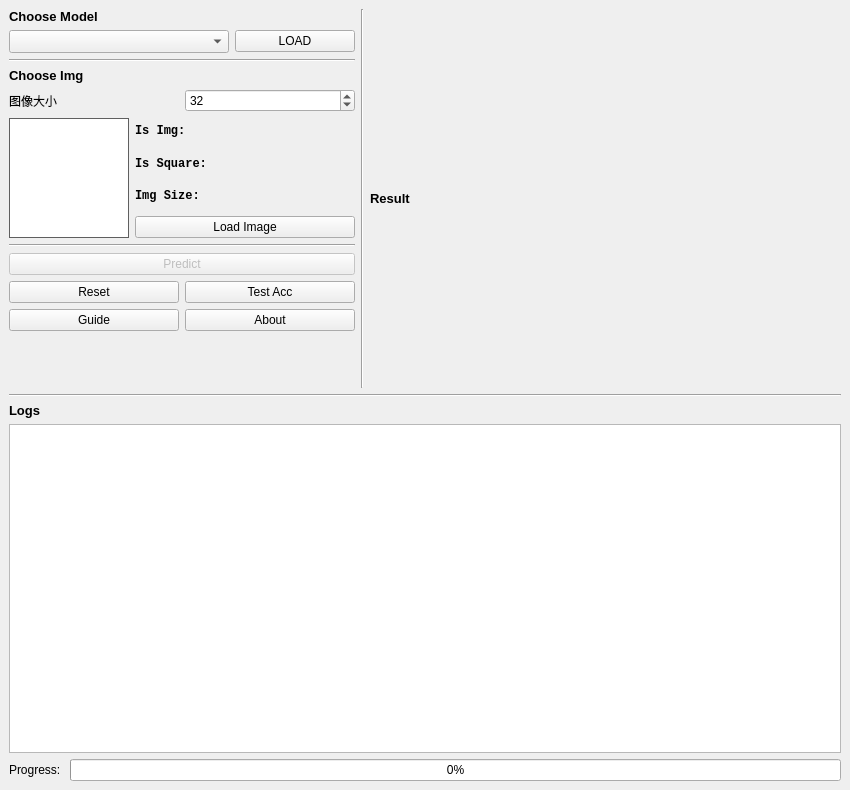
<?xml version="1.0" encoding="UTF-8"?>
<ui version="4.0">
 <author>Liuyanyi</author>
 <class>MainWindow</class>
 <widget class="QMainWindow" name="MainWindow">
  <property name="geometry">
   <rect>
    <x>0</x>
    <y>0</y>
    <width>850</width>
    <height>790</height>
   </rect>
  </property>
  <property name="sizePolicy">
   <sizepolicy hsizetype="Preferred" vsizetype="Preferred">
    <horstretch>0</horstretch>
    <verstretch>0</verstretch>
   </sizepolicy>
  </property>
  <property name="minimumSize">
   <size>
    <width>850</width>
    <height>750</height>
   </size>
  </property>
  <property name="acceptDrops">
   <bool>false</bool>
  </property>
  <property name="windowTitle">
   <string>CIFAR-10 PREDICT</string>
  </property>
  <property name="windowIcon">
   <iconset resource="res.qrc">
    <normaloff>:/ico/app.ico</normaloff>:/ico/app.ico</iconset>
  </property>
  <widget class="QWidget" name="centralwidget">
   <layout class="QGridLayout" name="gridLayout">
    <item row="0" column="2">
     <layout class="QVBoxLayout" name="result_Layout">
      <item>
       <widget class="QLabel" name="rs_label">
        <property name="sizePolicy">
         <sizepolicy hsizetype="Preferred" vsizetype="Maximum">
          <horstretch>0</horstretch>
          <verstretch>0</verstretch>
         </sizepolicy>
        </property>
        <property name="font">
         <font>
          <family>Microsoft YaHei UI</family>
          <pointsize>10</pointsize>
          <weight>75</weight>
          <bold>true</bold>
         </font>
        </property>
        <property name="acceptDrops">
         <bool>true</bool>
        </property>
        <property name="text">
         <string>Result</string>
        </property>
       </widget>
      </item>
      <item>
       <spacer name="horizontalSpacer">
        <property name="orientation">
         <enum>Qt::Horizontal</enum>
        </property>
        <property name="sizeHint" stdset="0">
         <size>
          <width>40</width>
          <height>0</height>
         </size>
        </property>
       </spacer>
      </item>
     </layout>
    </item>
    <item row="0" column="1">
     <widget class="Line" name="line">
      <property name="orientation">
       <enum>Qt::Vertical</enum>
      </property>
     </widget>
    </item>
    <item row="1" column="0" colspan="3">
     <widget class="Line" name="line_4">
      <property name="orientation">
       <enum>Qt::Horizontal</enum>
      </property>
     </widget>
    </item>
    <item row="0" column="0">
     <layout class="QVBoxLayout" name="LeftBox">
      <property name="leftMargin">
       <number>0</number>
      </property>
      <item>
       <widget class="QLabel" name="cm_label">
        <property name="sizePolicy">
         <sizepolicy hsizetype="Preferred" vsizetype="Maximum">
          <horstretch>0</horstretch>
          <verstretch>0</verstretch>
         </sizepolicy>
        </property>
        <property name="font">
         <font>
          <family>Microsoft YaHei UI</family>
          <pointsize>10</pointsize>
          <weight>75</weight>
          <bold>true</bold>
         </font>
        </property>
        <property name="text">
         <string>Choose Model</string>
        </property>
       </widget>
      </item>
      <item>
       <layout class="QHBoxLayout" name="model_Layout">
        <item>
         <widget class="QComboBox" name="list_Box">
          <property name="sizePolicy">
           <sizepolicy hsizetype="Minimum" vsizetype="Maximum">
            <horstretch>0</horstretch>
            <verstretch>0</verstretch>
           </sizepolicy>
          </property>
          <property name="minimumSize">
           <size>
            <width>220</width>
            <height>0</height>
           </size>
          </property>
          <property name="maximumSize">
           <size>
            <width>200</width>
            <height>16777215</height>
           </size>
          </property>
          <property name="font">
           <font>
            <family>Microsoft YaHei UI</family>
            <pointsize>10</pointsize>
           </font>
          </property>
         </widget>
        </item>
        <item>
         <widget class="QPushButton" name="loadnet_button">
          <property name="sizePolicy">
           <sizepolicy hsizetype="Minimum" vsizetype="Maximum">
            <horstretch>0</horstretch>
            <verstretch>0</verstretch>
           </sizepolicy>
          </property>
          <property name="font">
           <font>
            <family>Microsoft YaHei UI</family>
           </font>
          </property>
          <property name="text">
           <string>LOAD</string>
          </property>
         </widget>
        </item>
       </layout>
      </item>
      <item>
       <widget class="Line" name="line_2">
        <property name="orientation">
         <enum>Qt::Horizontal</enum>
        </property>
       </widget>
      </item>
      <item>
       <widget class="QLabel" name="cp_label">
        <property name="sizePolicy">
         <sizepolicy hsizetype="Preferred" vsizetype="Maximum">
          <horstretch>0</horstretch>
          <verstretch>0</verstretch>
         </sizepolicy>
        </property>
        <property name="font">
         <font>
          <family>Microsoft YaHei UI</family>
          <pointsize>10</pointsize>
          <weight>75</weight>
          <bold>true</bold>
         </font>
        </property>
        <property name="text">
         <string>Choose Img</string>
        </property>
       </widget>
      </item>
      <item>
       <layout class="QHBoxLayout" name="horizontalLayout_4">
        <item>
         <widget class="QLabel" name="size_label">
          <property name="font">
           <font>
            <family>Microsoft YaHei UI</family>
            <pointsize>9</pointsize>
           </font>
          </property>
          <property name="text">
           <string>图像大小</string>
          </property>
         </widget>
        </item>
        <item>
         <widget class="QSpinBox" name="img_size_box">
          <property name="font">
           <font>
            <family>Microsoft YaHei UI</family>
            <pointsize>9</pointsize>
           </font>
          </property>
          <property name="minimum">
           <number>1</number>
          </property>
          <property name="maximum">
           <number>1000000000</number>
          </property>
          <property name="value">
           <number>32</number>
          </property>
         </widget>
        </item>
       </layout>
      </item>
      <item>
       <layout class="QGridLayout" name="gridLayout_2" rowstretch="1,1,1,1,1,0">
        <item row="0" column="0">
         <widget class="QLabel" name="img_View">
          <property name="enabled">
           <bool>true</bool>
          </property>
          <property name="sizePolicy">
           <sizepolicy hsizetype="Expanding" vsizetype="Expanding">
            <horstretch>0</horstretch>
            <verstretch>0</verstretch>
           </sizepolicy>
          </property>
          <property name="minimumSize">
           <size>
            <width>120</width>
            <height>120</height>
           </size>
          </property>
          <property name="maximumSize">
           <size>
            <width>120</width>
            <height>120</height>
           </size>
          </property>
          <property name="baseSize">
           <size>
            <width>120</width>
            <height>120</height>
           </size>
          </property>
          <property name="acceptDrops">
           <bool>false</bool>
          </property>
          <property name="autoFillBackground">
           <bool>false</bool>
          </property>
          <property name="styleSheet">
           <string notr="true">background-color: rgb(255, 255, 255);
border:1px solid;
border-color: rgb(95, 95, 95);</string>
          </property>
          <property name="textFormat">
           <enum>Qt::AutoText</enum>
          </property>
          <property name="scaledContents">
           <bool>true</bool>
          </property>
          <property name="alignment">
           <set>Qt::AlignCenter</set>
          </property>
          <property name="wordWrap">
           <bool>true</bool>
          </property>
         </widget>
        </item>
        <item row="0" column="1">
         <layout class="QVBoxLayout" name="verticalLayout">
          <item>
           <widget class="QLabel" name="is_Img">
            <property name="sizePolicy">
             <sizepolicy hsizetype="Fixed" vsizetype="Expanding">
              <horstretch>0</horstretch>
              <verstretch>0</verstretch>
             </sizepolicy>
            </property>
            <property name="minimumSize">
             <size>
              <width>100</width>
              <height>0</height>
             </size>
            </property>
            <property name="maximumSize">
             <size>
              <width>16777215</width>
              <height>16777215</height>
             </size>
            </property>
            <property name="font">
             <font>
              <family>Microsoft YaHei UI</family>
              <weight>75</weight>
              <bold>true</bold>
             </font>
            </property>
            <property name="styleSheet">
             <string notr="true"/>
            </property>
            <property name="text">
             <string>&lt;strong style=&quot;white-space: pre; font-family:Consolas&quot;&gt;Is Img:&lt;/strong&gt;</string>
            </property>
           </widget>
          </item>
          <item>
           <widget class="QLabel" name="is_Square">
            <property name="sizePolicy">
             <sizepolicy hsizetype="Preferred" vsizetype="Expanding">
              <horstretch>0</horstretch>
              <verstretch>0</verstretch>
             </sizepolicy>
            </property>
            <property name="font">
             <font>
              <family>Microsoft YaHei UI</family>
              <weight>75</weight>
              <bold>true</bold>
             </font>
            </property>
            <property name="text">
             <string>&lt;strong style=&quot;white-space: pre; font-family:Consolas&quot;&gt;Is Square:&lt;/strong&gt;</string>
            </property>
           </widget>
          </item>
          <item>
           <widget class="QLabel" name="img_Size">
            <property name="sizePolicy">
             <sizepolicy hsizetype="Preferred" vsizetype="Expanding">
              <horstretch>0</horstretch>
              <verstretch>0</verstretch>
             </sizepolicy>
            </property>
            <property name="font">
             <font>
              <family>Microsoft YaHei UI</family>
              <weight>75</weight>
              <bold>true</bold>
             </font>
            </property>
            <property name="styleSheet">
             <string notr="true"/>
            </property>
            <property name="text">
             <string>&lt;strong style=&quot;white-space: pre; font-family:Consolas&quot;&gt;Img Size: &lt;/strong&gt;</string>
            </property>
           </widget>
          </item>
          <item>
           <widget class="QPushButton" name="loadpic_Button">
            <property name="sizePolicy">
             <sizepolicy hsizetype="Maximum" vsizetype="Preferred">
              <horstretch>0</horstretch>
              <verstretch>0</verstretch>
             </sizepolicy>
            </property>
            <property name="minimumSize">
             <size>
              <width>220</width>
              <height>0</height>
             </size>
            </property>
            <property name="maximumSize">
             <size>
              <width>200</width>
              <height>16777215</height>
             </size>
            </property>
            <property name="font">
             <font>
              <family>Microsoft YaHei UI</family>
             </font>
            </property>
            <property name="text">
             <string>Load Image</string>
            </property>
           </widget>
          </item>
         </layout>
        </item>
       </layout>
      </item>
      <item>
       <widget class="Line" name="line_3">
        <property name="orientation">
         <enum>Qt::Horizontal</enum>
        </property>
       </widget>
      </item>
      <item>
       <widget class="QPushButton" name="predict_button">
        <property name="enabled">
         <bool>false</bool>
        </property>
        <property name="sizePolicy">
         <sizepolicy hsizetype="Minimum" vsizetype="Maximum">
          <horstretch>0</horstretch>
          <verstretch>0</verstretch>
         </sizepolicy>
        </property>
        <property name="font">
         <font>
          <family>Microsoft YaHei UI</family>
         </font>
        </property>
        <property name="text">
         <string>Predict</string>
        </property>
       </widget>
      </item>
      <item>
       <layout class="QHBoxLayout" name="horizontalLayout">
        <item>
         <widget class="QPushButton" name="reset_button">
          <property name="font">
           <font>
            <family>Microsoft YaHei UI</family>
            <pointsize>9</pointsize>
           </font>
          </property>
          <property name="styleSheet">
           <string notr="true"/>
          </property>
          <property name="text">
           <string>Reset</string>
          </property>
         </widget>
        </item>
        <item>
         <widget class="QPushButton" name="test_button">
          <property name="font">
           <font>
            <family>Microsoft YaHei UI</family>
           </font>
          </property>
          <property name="text">
           <string>Test Acc</string>
          </property>
         </widget>
        </item>
       </layout>
      </item>
      <item>
       <layout class="QHBoxLayout" name="horizontalLayout_2">
        <item>
         <widget class="QPushButton" name="guide_Button">
          <property name="sizePolicy">
           <sizepolicy hsizetype="Minimum" vsizetype="Maximum">
            <horstretch>0</horstretch>
            <verstretch>0</verstretch>
           </sizepolicy>
          </property>
          <property name="font">
           <font>
            <family>Microsoft YaHei UI</family>
           </font>
          </property>
          <property name="text">
           <string>Guide</string>
          </property>
         </widget>
        </item>
        <item>
         <widget class="QPushButton" name="about_Button">
          <property name="sizePolicy">
           <sizepolicy hsizetype="Minimum" vsizetype="Maximum">
            <horstretch>0</horstretch>
            <verstretch>0</verstretch>
           </sizepolicy>
          </property>
          <property name="font">
           <font>
            <family>Microsoft YaHei UI</family>
           </font>
          </property>
          <property name="text">
           <string>About</string>
          </property>
         </widget>
        </item>
       </layout>
      </item>
      <item>
       <spacer name="verticalSpacer_2">
        <property name="orientation">
         <enum>Qt::Vertical</enum>
        </property>
        <property name="sizeType">
         <enum>QSizePolicy::MinimumExpanding</enum>
        </property>
        <property name="sizeHint" stdset="0">
         <size>
          <width>20</width>
          <height>0</height>
         </size>
        </property>
       </spacer>
      </item>
     </layout>
    </item>
    <item row="2" column="0" colspan="3">
     <layout class="QVBoxLayout" name="verticalLayout_3">
      <property name="leftMargin">
       <number>0</number>
      </property>
      <property name="topMargin">
       <number>0</number>
      </property>
      <property name="rightMargin">
       <number>0</number>
      </property>
      <property name="bottomMargin">
       <number>0</number>
      </property>
      <item>
       <widget class="QLabel" name="log_Label">
        <property name="sizePolicy">
         <sizepolicy hsizetype="Preferred" vsizetype="Minimum">
          <horstretch>0</horstretch>
          <verstretch>0</verstretch>
         </sizepolicy>
        </property>
        <property name="font">
         <font>
          <family>Microsoft YaHei UI</family>
          <pointsize>10</pointsize>
          <weight>75</weight>
          <bold>true</bold>
         </font>
        </property>
        <property name="text">
         <string>Logs</string>
        </property>
       </widget>
      </item>
      <item>
       <widget class="QTextBrowser" name="log_Box">
        <property name="sizePolicy">
         <sizepolicy hsizetype="Preferred" vsizetype="Expanding">
          <horstretch>0</horstretch>
          <verstretch>0</verstretch>
         </sizepolicy>
        </property>
        <property name="minimumSize">
         <size>
          <width>0</width>
          <height>300</height>
         </size>
        </property>
        <property name="maximumSize">
         <size>
          <width>16777215</width>
          <height>16777215</height>
         </size>
        </property>
        <property name="font">
         <font>
          <family>Consolas</family>
          <pointsize>10</pointsize>
         </font>
        </property>
       </widget>
      </item>
      <item>
       <layout class="QHBoxLayout" name="horizontalLayout_3">
        <item>
         <widget class="QLabel" name="bar_label">
          <property name="font">
           <font>
            <family>Microsoft YaHei UI</family>
           </font>
          </property>
          <property name="text">
           <string>Progress: </string>
          </property>
         </widget>
        </item>
        <item>
         <widget class="QProgressBar" name="progressBar">
          <property name="value">
           <number>0</number>
          </property>
          <property name="textVisible">
           <bool>true</bool>
          </property>
          <property name="invertedAppearance">
           <bool>false</bool>
          </property>
          <property name="textDirection">
           <enum>QProgressBar::TopToBottom</enum>
          </property>
         </widget>
        </item>
       </layout>
      </item>
     </layout>
    </item>
   </layout>
  </widget>
 </widget>
 <resources>
  <include location="res.qrc"/>
 </resources>
 <connections/>
</ui>
